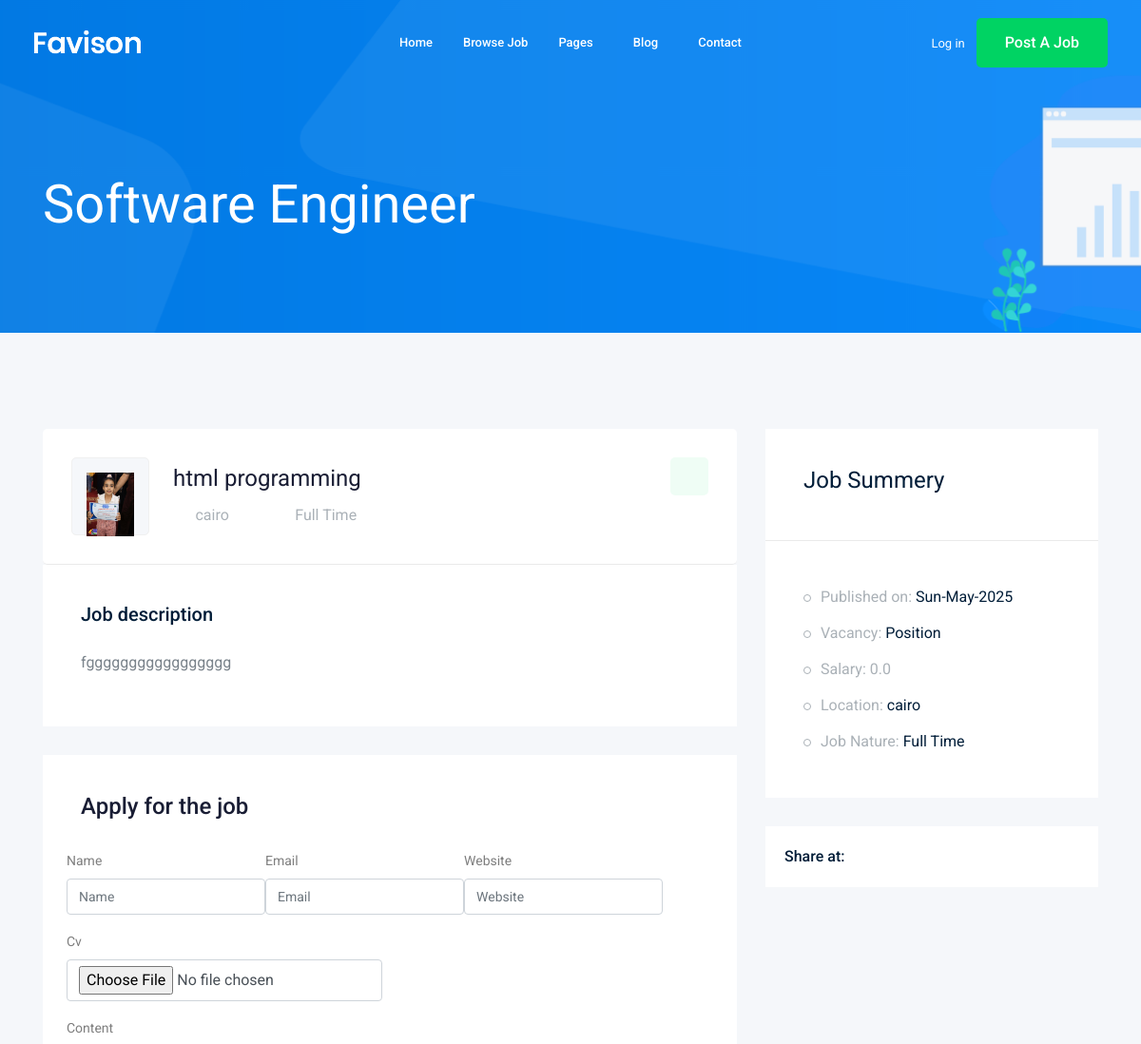
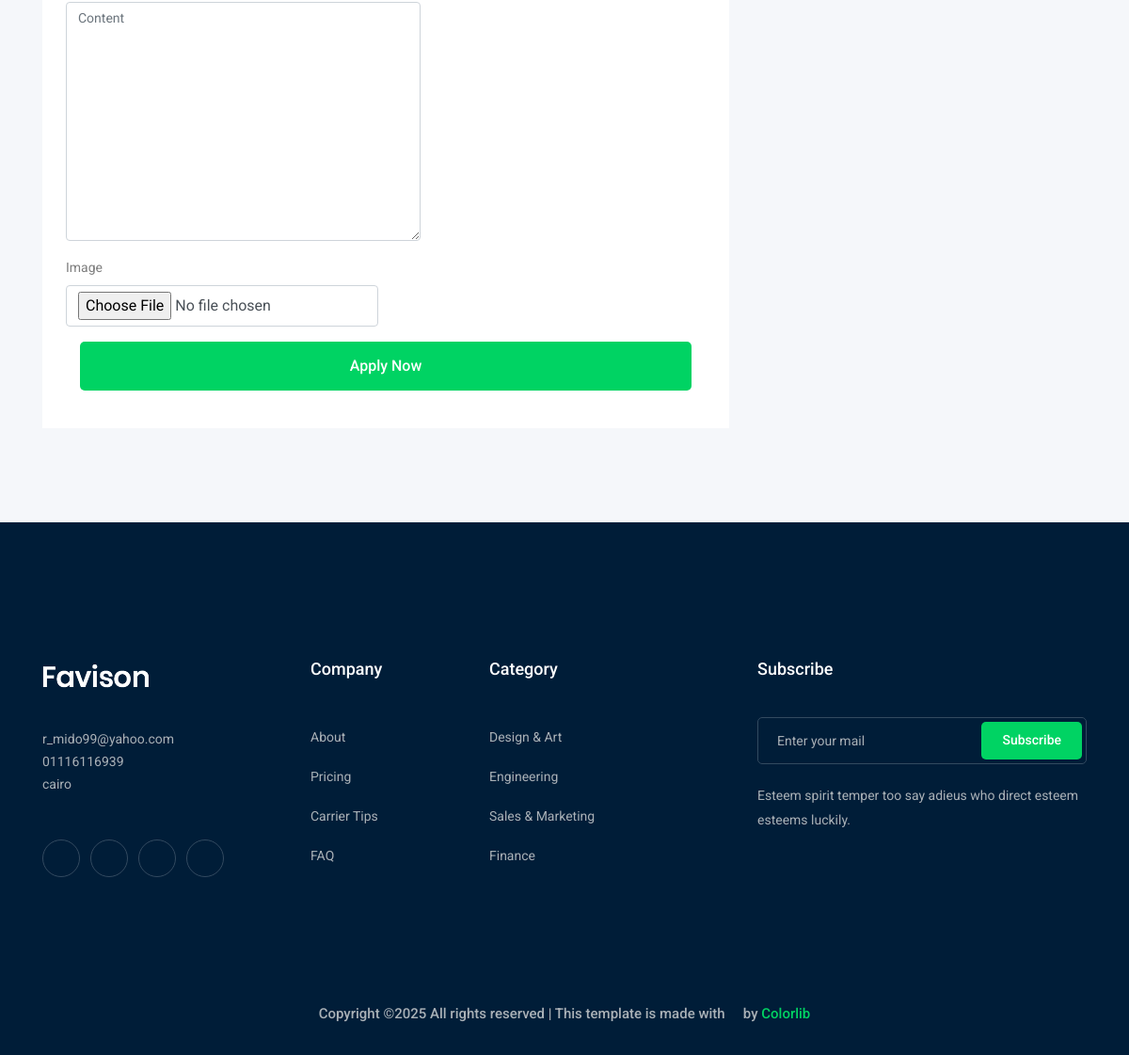
/job/html-programming, run on the app's committed database (2 pictures, top to bottom).
### job/models.py (models this page shows, shortened)
class Job(models.Model):
    user=models.ForeignKey(User,related_name='job_user',on_delete=models.CASCADE)
    title=models.CharField(max_length=120)
    jop_type=models.CharField(max_length=75,choices=JOP_TYPE)
    descriptions=models.TextField(max_length=2500)
    publish_date=models.DateTimeField(default=timezone.now)
    vacancy=models.IntegerField(default=1)
    salary=models.FloatField(default=0)
    experience=models.IntegerField(default=1)
    category=models.ForeignKey('Category',related_name='job_category',on_delete=models.SET_NULL,null=True,blank=True)
    image=models.ImageField(upload_to='image_job',null=True,blank=True)
    slug=models.SlugField(null=True,blank=True)
    loction=models.ForeignKey('Loction',related_name='job_loction',on_delete=models.SET_NULL,null=True,blank=True)

class Loction(models.Model):
    name=models.CharField(max_length=120)
    address=models.CharField(max_length=120)
    def __str__(self):
        return self.name

### home/models.py (models this page shows, shortened)
class Setting(models.Model):
    name=models.CharField(max_length=120)
    image=models.ImageField(upload_to='images')
    subtitle=models.TextField(max_length=2500)
    phone=models.CharField(max_length=25)
    email=models.CharField(max_length=120)
    address=models.CharField(max_length=130)
    facebook=models.URLField(null=True,blank=True)
    googleapp=models.URLField(null=True,blank=True)
    twitter=models.URLField(null=True,blank=True)
    instagram=models.URLField(null=True,blank=True)

### job/views.py (the view)
# urls.py: path('<slug:slug>',views.job_detail,name='job-detail'),
def job_detail(request,slug):
    job=Job.objects.get(slug=slug)
    if request.method=='POST':
        form=ApplyForm(request.POST,request.FILES)
        if form.is_valid():
            form=form.save(commit=False)
            form.user=request.user
            form.save()
            return redirect(f'/job/{slug}')
    else:
        form=ApplyForm()
    context={
        'job':job,
        'form':form
    }
    return render(request,'job/job_detail.html',context)

### job/forms.py
class ApplyForm(forms.ModelForm):
    class Meta:
        model=Apply
        exclude=('user','job')

### home/get_context_data.py (called while the page is built)
def get_context_data(request):
    data=Setting.objects.all().last()
    return {'data':data}

### job/templates/job/job_detail.html (shortened to what this page needs)
{% extends 'base.html' %}
{% load django_bootstrap5 %}
{% block body %}
    <div class="bradcam_area bradcam_bg_1">
        <div class="container">
            <div class="row">
                <div class="col-xl-12">
                    <div class="bradcam_text">
                        <h3>Software Engineer</h3>
                    </div>
                </div>
            </div>
        </div>
    </div>
    <div class="job_details_area">
        <div class="container">
            <div class="row">
                <div class="col-lg-8">
                    <div class="job_details_header">
                        <div class="single_jobs white-bg d-flex justify-content-between">
                            <div class="jobs_left d-flex align-items-center">
                                <div class="thumb">
                                         <img src="{{ job.image.url }}" alt="" style="max-width: 100%; height: auto;">
                                </div>
                                <div class="jobs_conetent">
                                    <a href="#"><h4>{{job.title}}</h4></a>
                                    <div class="links_locat d-flex align-items-center">
                                        <div class="location">
                                            <p> <i class="fa fa-map-marker"></i> {{job.loction}}</p>
                                        </div>
                                        <div class="location">
                                            <p> <i class="fa fa-clock-o"></i>{{job.jop_type}}</p>
                                        </div>
                                    </div>
                                </div>
                            </div>
                            <div class="jobs_right">
                                <div class="apply_now">
                                    <a class="heart_mark" href="#"> <i class="ti-heart"></i> </a>
                                </div>
                            </div>
                        </div>
                    </div>
                    <div class="descript_wrap white-bg">
                        <div class="single_wrap">
                            <h4>Job description</h4>
                            <p>{{job.descriptions|truncatewords:50|safe}}</p>
                        </div>
                    </div>
                    <div class="apply_job_form white-bg">
                        <h4>Apply for the job</h4>
                        <form action="#" method="post" enctype="multipart/form-data">
                            <div class="row">
                               {% bootstrap_form form %}
                                <div class="col-md-12">
                                    <div class="submit_btn">
                                        <button class="boxed-btn3 w-100" type="submit">Apply Now</button>
                                    </div>
                                </div>
                            </div>
                        </form>
                    </div>
                </div>
                <div class="col-lg-4">
                    <div class="job_sumary">
                        <div class="summery_header">
                            <h3>Job Summery</h3>
                        </div>
                        <div class="job_content">
                            <ul>
                                <li>Published on: <span>{{job.publish_date|date:'D-M-Y'}}</span></li>
                                <li>Vacancy: <span>{{job.vacany}} Position</span></li>
                                <li>Salary: {{job.salary}}</li>
                                <li>Location: <span>{{job.loction}}</span></li>
                                <li>Job Nature: <span> {{job.jop_type}}</span></li>
                            </ul>
                        </div>
                    </div>
                    <div class="share_wrap d-flex">
                        <span>Share at:</span>
                        <ul>
                            <li><a href="#"> <i class="fa fa-facebook"></i></a> </li>
                            <li><a href="#"> <i class="fa fa-google-plus"></i></a> </li>
                            <li><a href="#"> <i class="fa fa-twitter"></i></a> </li>
                            <li><a href="#"> <i class="fa fa-envelope"></i></a> </li>
                        </ul>
                    </div>
                    <div class="job_location_wrap">
                        <div class="job_lok_inner">
                            <div id="map" style="height: 200px;"></div>
                          </div>
                    </div>
                </div>
            </div>
        </div>
    </div>
{% endblock body %}

### templates/base.html (shortened to what this page needs)
{% load static %}
<!doctype html>
<html class="no-js" lang="zxx">
<head>
    <link rel="stylesheet" href="{% static 'en/css/bootstrap.min.css' %}">
    <link rel="stylesheet" href="{% static 'en/css/owl.carousel.min.css' %}">
    <link rel="stylesheet" href="{% static 'en/css/magnific-popup.css' %}">
    <link rel="stylesheet" href="{% static 'en/css/font-awesome.min.css' %}">
    <link rel="stylesheet" href="{% static 'en/css/themify-icons.css' %}">
    <link rel="stylesheet" href="{% static 'en/css/nice-select.css' %}">
    <link rel="stylesheet" href="{% static 'en/css/flaticon.css' %}">
    <link rel="stylesheet" href="{% static 'en/css/gijgo.css' %}">
    <link rel="stylesheet" href="{% static 'en/css/animate.css' %}">
    <link rel="stylesheet" href="{% static 'en/css/slicknav.css' %}">
    <link rel="stylesheet" href="{% static 'en/css/style.css' %}">
</head>
<body>
    <header>
        <div class="header-area ">
            <div id="sticky-header" class="main-header-area">
                <div class="container-fluid ">
                    <div class="header_bottom_border">
                        <div class="row align-items-center">
                            <div class="col-xl-3 col-lg-2">
                                <div class="logo">
                                    <a href="index.html">
                                        <img src="img/logo.png" alt="">
                                    </a>
                                </div>
                            </div>
                            <div class="col-xl-6 col-lg-7">
                                <div class="main-menu  d-none d-lg-block">
                                    <nav>
                                        <ul id="navigation">
                                            <li><a href="/">home</a></li>
                                            <li><a href="/job/">Browse Job</a></li>
                                            <li><a href="#">pages <i class="ti-angle-down"></i></a>
                                            </li>
                                            <li><a href="#">blog <i class="ti-angle-down"></i></a>
                                            </li>
                                            <li><a href="/contact/">Contact</a></li>
                                        </ul>
                                    </nav>
                                </div>
                            </div>
                            <div class="col-xl-3 col-lg-3 d-none d-lg-block">
                                <div class="Appointment">
                                    <div class="phone_num d-none d-xl-block">
                                        {% if request.user.is_authenticated %}
                                                    <a href="/accounts/profile">Profile</a>
                                                    <a href="/accounts/signup">Signup</a>
                                        {% else %}
                                              <a href="/accounts/login">Log in</a>
                                        {% endif %}
                                    </div>
                                    <div class="d-none d-lg-block">
                                        <a class="boxed-btn3" href="/job/add_job">Post a Job</a>
                                    </div>
                                </div>
                            </div>
                            <div class="col-12">
                            </div>
                        </div>
                    </div>
                </div>
            </div>
        </div>
    </header>
   {% block body %}
   {% endblock body %}
    <footer class="footer">
        <div class="footer_top">
            <div class="container">
                <div class="row">
                    <div class="col-xl-3 col-md-6 col-lg-3">
                        <div class="footer_widget wow fadeInUp" data-wow-duration="1s" data-wow-delay=".3s">
                            <div class="footer_logo">
                                <a href="#">
                                    <img src="img/logo.png" alt="">
                                </a>
                            </div>
                            <p>
                               {{data.email}} <br>
                                {{data.phone}} <br>
                               {{data.address}}
                            </p>
                            <div class="socail_links">
                                <ul>
                                    <li>
                                        <a href="#">
                                            <i class="ti-facebook"></i>
                                        </a>
                                    </li>
                                    <li>
                                        <a href="#">
                                            <i class="fa fa-google-plus"></i>
                                        </a>
                                    </li>
                                    <li>
                                        <a href="#">
                                            <i class="fa fa-twitter"></i>
                                        </a>
                                    </li>
                                    <li>
                                        <a href="#">
                                            <i class="fa fa-instagram"></i>
                                        </a>
                                    </li>
                                </ul>
                            </div>
                        </div>
                    </div>
                    <div class="col-xl-2 col-md-6 col-lg-2">
                        <div class="footer_widget wow fadeInUp" data-wow-duration="1.1s" data-wow-delay=".4s">
                            <h3 class="footer_title">
                                Company
                            </h3>
                            <ul>
                                <li><a href="/contact/">About </a></li>
                                <li><a href="#"> Pricing</a></li>
                                <li><a href="#">Carrier Tips</a></li>
                                <li><a href="#">FAQ</a></li>
                            </ul>
                        </div>
                    </div>
                    <div class="col-xl-3 col-md-6 col-lg-3">
                        <div class="footer_widget wow fadeInUp" data-wow-duration="1.2s" data-wow-delay=".5s">
                            <h3 class="footer_title">
                                Category
                            </h3>
                            <ul>
                                <li><a href="#">Design & Art</a></li>
                                <li><a href="#">Engineering</a></li>
                                <li><a href="#">Sales & Marketing</a></li>
                                <li><a href="#">Finance</a></li>
                            </ul>
                        </div>
                    </div>
                    <div class="col-xl-4 col-md-6 col-lg-4">
                        <div class="footer_widget wow fadeInUp" data-wow-duration="1.3s" data-wow-delay=".6s">
                            <h3 class="footer_title">
                                Subscribe
                            </h3>
                            <form action="#" class="newsletter_form">
                                <input type="text" placeholder="Enter your mail">
                                <button type="submit">Subscribe</button>
                            </form>
                            <p class="newsletter_text">Esteem spirit temper too say adieus who direct esteem esteems
                                luckily.</p>
                        </div>
                    </div>
                </div>
            </div>
        </div>
        <div class="copy-right_text wow fadeInUp" data-wow-duration="1.4s" data-wow-delay=".3s">
            <div class="container">
                <div class="row">
                    <div class="col-xl-12">
                        <p class="copy_right text-center">
Copyright &copy;<script>document.write(new Date().getFullYear());</script> All rights reserved | This template is made with <i class="fa fa-heart-o" aria-hidden="true"></i> by <a href="https://colorlib.com" target="_blank">Colorlib</a>
                        </p>
                    </div>
                </div>
            </div>
        </div>
    </footer>
</body>
</html>

### data on the page
Job: image (picture), title "html programming", loction "cairo", jop_type "Full Time", descriptions "fggggggggggggggggg", publish_date "Sun-May-2025", salary "0.0"
Setting: email "r_mido99@yahoo.com", phone "01116116939", address "cairo"
